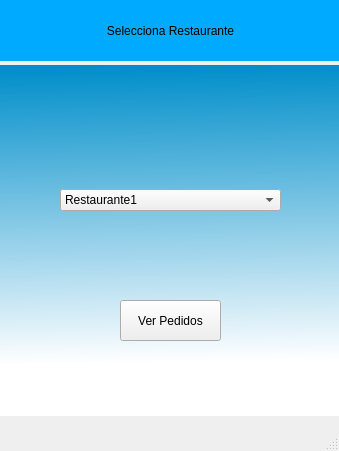
<?xml version="1.0" encoding="UTF-8"?>
<ui version="4.0">
 <class>MainWindow</class>
 <widget class="QMainWindow" name="MainWindow">
  <property name="enabled">
   <bool>true</bool>
  </property>
  <property name="geometry">
   <rect>
    <x>0</x>
    <y>0</y>
    <width>339</width>
    <height>451</height>
   </rect>
  </property>
  <property name="minimumSize">
   <size>
    <width>339</width>
    <height>451</height>
   </size>
  </property>
  <property name="maximumSize">
   <size>
    <width>339</width>
    <height>451</height>
   </size>
  </property>
  <property name="windowTitle">
   <string>MainWindow</string>
  </property>
  <widget class="QWidget" name="centralwidget">
   <widget class="QLabel" name="label">
    <property name="geometry">
     <rect>
      <x>0</x>
      <y>0</y>
      <width>341</width>
      <height>61</height>
     </rect>
    </property>
    <property name="autoFillBackground">
     <bool>false</bool>
    </property>
    <property name="styleSheet">
     <string notr="true">background-color: rgb(0, 170, 255);
font: 700 14pt &quot;Arial&quot;;</string>
    </property>
    <property name="text">
     <string>Selecciona Restaurante</string>
    </property>
    <property name="alignment">
     <set>Qt::AlignCenter</set>
    </property>
   </widget>
   <widget class="QLabel" name="label_2">
    <property name="geometry">
     <rect>
      <x>0</x>
      <y>60</y>
      <width>341</width>
      <height>16</height>
     </rect>
    </property>
    <property name="styleSheet">
     <string notr="true">color: rgb(255, 255, 255);</string>
    </property>
    <property name="text">
     <string/>
    </property>
   </widget>
   <widget class="QLabel" name="label_3">
    <property name="geometry">
     <rect>
      <x>-2</x>
      <y>65</y>
      <width>351</width>
      <height>351</height>
     </rect>
    </property>
    <property name="styleSheet">
     <string notr="true">background-color: qlineargradient(spread:pad, x1:0.489, y1:0, x2:0.506, y2:1, stop:0 rgba(0, 142, 202, 255), stop:0.846591 rgba(255, 255, 255, 255));</string>
    </property>
    <property name="text">
     <string/>
    </property>
   </widget>
   <widget class="QWidget" name="verticalLayoutWidget">
    <property name="geometry">
     <rect>
      <x>60</x>
      <y>130</y>
      <width>221</width>
      <height>141</height>
     </rect>
    </property>
    <layout class="QVBoxLayout" name="verticalLayout">
     <item>
      <widget class="QComboBox" name="Restaurante">
       <item>
        <property name="text">
         <string>Restaurante1</string>
        </property>
       </item>
       <item>
        <property name="text">
         <string>Restaurante2</string>
        </property>
       </item>
       <item>
        <property name="text">
         <string>Restaurante3</string>
        </property>
       </item>
       <item>
        <property name="text">
         <string>Restaurante4</string>
        </property>
       </item>
      </widget>
     </item>
    </layout>
   </widget>
   <widget class="QPushButton" name="DescifrarAlmacen">
    <property name="geometry">
     <rect>
      <x>120</x>
      <y>300</y>
      <width>101</width>
      <height>41</height>
     </rect>
    </property>
    <property name="text">
     <string>Ver Pedidos</string>
    </property>
    <property name="shortcut">
     <string>Return</string>
    </property>
   </widget>
  </widget>
  <widget class="QMenuBar" name="menubar">
   <property name="geometry">
    <rect>
     <x>0</x>
     <y>0</y>
     <width>339</width>
     <height>22</height>
    </rect>
   </property>
  </widget>
  <widget class="QStatusBar" name="statusbar"/>
 </widget>
 <resources/>
 <connections/>
</ui>
